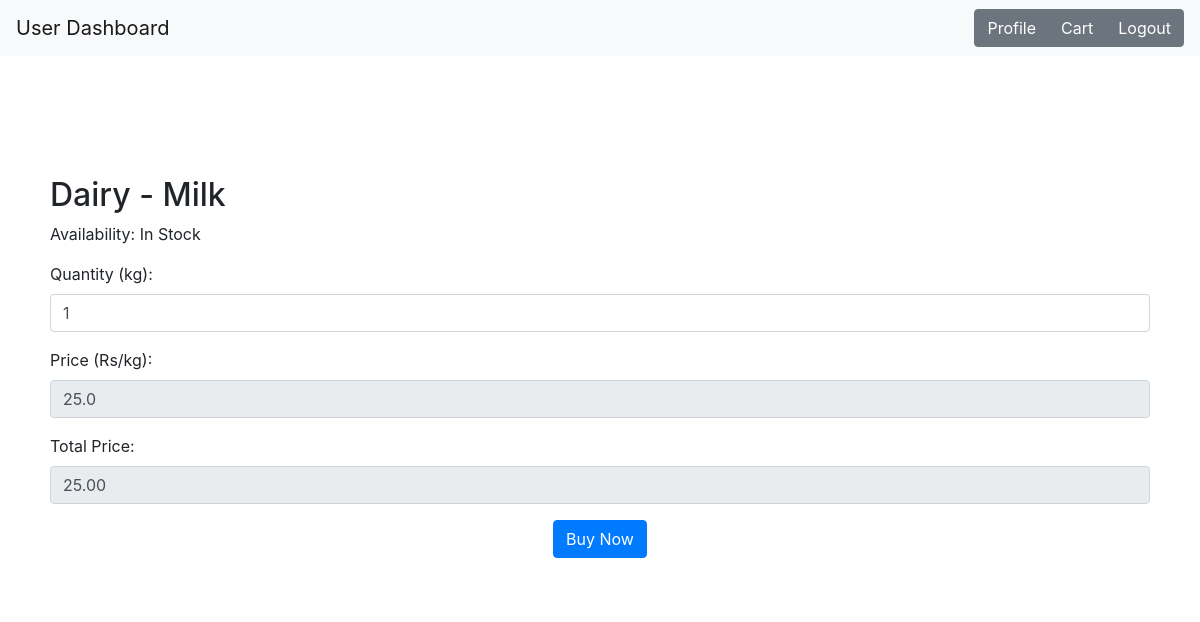
/buy_section/Milk (signed in), run on the app's committed database.
### main.py (models this page shows, shortened)
class Category(db.Model):
    id = db.Column(db.Integer, primary_key=True)
    name = db.Column(db.String(50), unique=True, nullable=False)
    products = db.relationship('Product', backref='category', lazy=True)

class Product(db.Model):
    id = db.Column(db.Integer, primary_key=True)
    name = db.Column(db.String(50), unique=True, nullable=False)
    unit = db.Column(db.String(20), nullable=False)
    rate_per_unit = db.Column(db.Float, nullable=False)
    quantity = db.Column(db.Integer, nullable=False)
    category_id = db.Column(db.Integer, db.ForeignKey('category.id'), nullable=False)
    Manufacturing_Date = db.Column(db.Date, default='2023-09-24')
    Expiry_Date = db.Column(db.Date, default='2023-09-24')

### main.py (the view, shortened to what this page needs)
@app.route('/buy_section/<item_name>', methods=['GET', 'POST'])
def buy_section(item_name):
    if 'logged_in' not in session:
        flash("Wrong username or password", 'danger')
        return redirect(url_for('home'))
    product = Product.query.filter_by(name=item_name).first()
    if product is None:
        return "Product not found", 404
    availability = "In Stock" if product.quantity > 0 else "Out of Stock"
    rate_per_unit = product.rate_per_unit
    category = Category.query.filter_by(id=product.category_id).first()
    category_name = category.name if category else "Unknown"
    return render_template(
        'buy_section.html',
        item_name=item_name,
        availability=availability,
        price=rate_per_unit,
        category=category_name
    )

### templates/buy_section.html (shortened to what this page needs)
<!DOCTYPE html>
<html lang="en">
<head>
    <link href="https://maxcdn.bootstrapcdn.com/bootstrap/4.5.2/css/bootstrap.min.css" rel="stylesheet">
</head>
<body>
    <nav class="navbar navbar-light bg-light">
        <a class="navbar-brand" href="{{ url_for('user_dashboard') }}">User Dashboard</a>
        <div class="btn-group">
            <a href="{{ url_for('profile') }}" class="btn btn-secondary">Profile</a>
            <a href="{{ url_for('cart') }}" class="btn btn-secondary">Cart</a>
            <a href="{{ url_for('logout_user') }}" class="btn btn-secondary">Logout</a>
        </div>
    </nav>
<div class="container">
    <h2>{{category}} - {{ item_name }}</h2>
    <p>Availability: {{ availability }}</p>
    <form id="buy-form" method="post">
    <div class="form-group">
        <label for="quantity">Quantity (kg):</label>
        <input type="number" id="quantity" name="quantity" class="form-control" value="1" min="1">
    </div>
    <div class="form-group">
        <label for="price">Price (Rs/kg):</label>
        <input type="text" id="price" name="price" class="form-control" value="{{ price }}" readonly>
    </div>
    <div class="form-group">
        <label for="total">Total Price:</label>
        <input type="text" id="total" name="total" class="form-control" readonly>
    </div>
    <div class="form-group btn-centered">
        <input type="submit" value="Buy Now" class="btn btn-primary">
    </div>
</form>
</div>
</body>
</html>

### data on the page
Category: name "Dairy"
Product: name "Milk", price "25.0"

### other printed values
{{ availability }} "In Stock"
